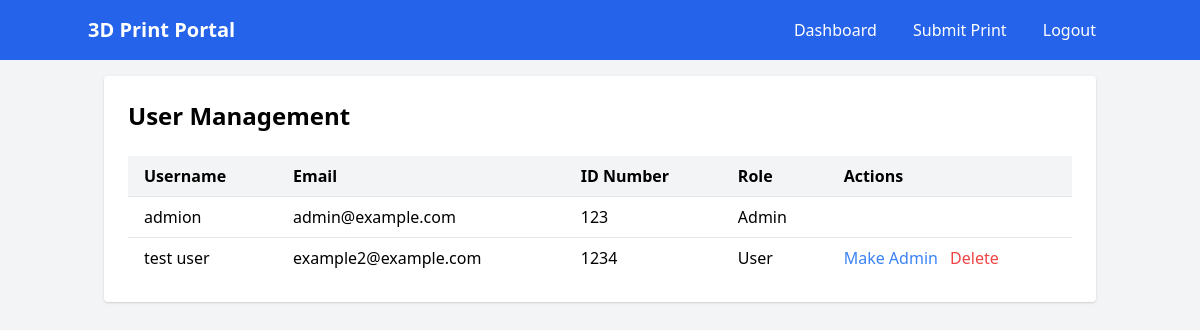
The app's page /manage/users (signed in) with its own data.
### app.py (models this page shows)
class User(UserMixin, db.Model):
    id = db.Column(db.Integer, primary_key=True)
    username = db.Column(db.String(80), unique=True, nullable=False)
    email = db.Column(db.String(120), unique=True, nullable=False)
    id_number = db.Column(db.String(20), unique=True, nullable=False)
    password_hash = db.Column(db.String(120), nullable=False)
    is_admin = db.Column(db.Boolean, default=False)
    print_requests = db.relationship("PrintRequest", backref="user", lazy=True)

### app.py (the view)
@app.route("/manage/users")
@login_required
def manage_users():
    if not current_user.is_admin:
        flash("Unauthorized")
        return redirect(url_for("dashboard"))
    users = User.query.all()
    return render_template("manage_users.html", users=users)

### app.py (called while the page is built)
@login_manager.user_loader
def load_user(user_id):
    return User.query.get(int(user_id))

### templates/manage_users.html
{% extends "base.html" %}
{% block content %}
<div class="bg-white p-6 rounded shadow">
    <h2 class="text-2xl font-bold mb-6">User Management</h2>
    <table class="w-full">
        <thead>
            <tr class="bg-gray-100">
                <th class="px-4 py-2 text-left">Username</th>
                <th class="px-4 py-2 text-left">Email</th>
                <th class="px-4 py-2 text-left">ID Number</th>
                <th class="px-4 py-2 text-left">Role</th>
                <th class="px-4 py-2 text-left">Actions</th>
            </tr>
        </thead>
        <tbody>
            {% for user in users %}
            <tr class="border-t">
                <td class="px-4 py-2">{{ user.username }}</td>
                <td class="px-4 py-2">{{ user.email }}</td>
                <td class="px-4 py-2">{{ user.id_number }}</td>
                <td class="px-4 py-2">
                    {% if user.is_admin %}Admin{% else %}User{% endif %}
                </td>
                <td class="px-4 py-2">
                    {% if not user.is_admin or current_user.id != user.id %}
                    <form method="POST" action="{{ url_for('toggle_admin', user_id=user.id) }}" class="inline">
                        <button type="submit" class="text-blue-500 hover:text-blue-700 mr-2">
                            {% if user.is_admin %}Remove Admin{% else %}Make Admin{% endif %}
                        </button>
                    </form>
                    <form method="POST" action="{{ url_for('delete_user', user_id=user.id) }}"
                          class="inline"
                          onsubmit="return confirm('Are you sure you want to delete this user?');">
                        <button type="submit" class="text-red-500 hover:text-red-700">
                            Delete
                        </button>
                    </form>
                    {% endif %}
                </td>
            </tr>
            {% endfor %}
        </tbody>
    </table>
</div>
{% endblock %}

### records on screen
User: username "admion", email "admin@example.com", id_number "123", is_admin "Admin"
User: username "test user", email "example2@example.com", id_number "1234", is_admin "User"
